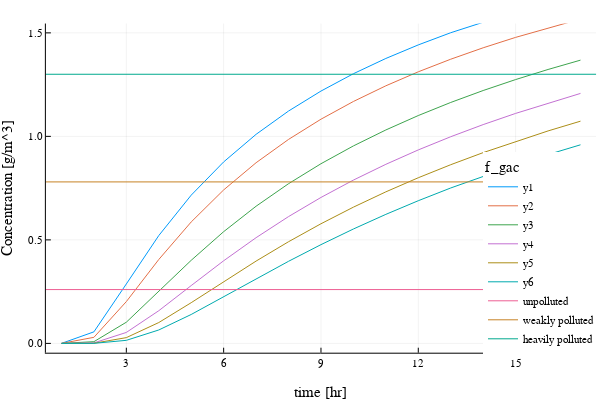

Here is the notebook cell this chart was saved with:
### Code cell
#GAC Concentration Curves
figure = plot(); 
for f_gac=[.05,.1,.2,.3,.4,.5]
		plot!(figure, [gac(2.8785,2,0.011412,t,0.4566,f_gac) for t ∈ 0:16], xlabel = "time [hr]",ylabel = "Concentration [g/m^3]", ylim = [0,1.5])
	end

plot!(figure, fg_legend = :transparent, legend = :bottomright,ylim= [0,1.5], legendtitle ="f_gac")
hline!([unpolluted], label = "unpolluted")
hline!([weaklypolluted], label = "weakly polluted")
hline!([heavilypolluted], label = "heavily polluted")

### Figure 1 — Plotly figure (JSON) as saved in the notebook; plotly's stock layout.template omitted (floating-point values rounded to 4 significant figures)
{"data": [{"colorbar": {"title": ""}, "legendgroup": "y1", "line": {"color": "rgba(0, 154, 250, 1.000)", "dash": "solid", "shape": "linear", "width": 1}, "mode": "lines", "name": "y1", "showlegend": true, "type": "scatter", "x": [1, 2, 3, 4, 5, 6, 7, 8, 9, 10, 11, 12, 13, 14, 15, 16, 17], "xaxis": "x", "y": [0, 0.05571, 0.2871, 0.5208, 0.7161, 0.8765, 1.01, 1.122, 1.219, 1.303, 1.376, 1.442, 1.501, 1.554, 1.602, 1.646, 1.687], "yaxis": "y", "zmax": null, "zmin": null}, {"colorbar": {"title": ""}, "legendgroup": "y2", "line": {"color": "rgba(227, 111, 71, 1.000)", "dash": "solid", "shape": "linear", "width": 1}, "mode": "lines", "name": "y2", "showlegend": true, "type": "scatter", "x": [1, 2, 3, 4, 5, 6, 7, 8, 9, 10, 11, 12, 13, 14, 15, 16, 17], "xaxis": "x", "y": [0, 0.02922, 0.202, 0.4052, 0.5867, 0.7413, 0.8727, 0.9853, 1.083, 1.169, 1.244, 1.312, 1.373, 1.428, 1.478, 1.524, 1.567], "yaxis": "y", "zmax": null, "zmin": null}, {"colorbar": {"title": ""}, "legendgroup": "y3", "line": {"color": "rgba(62, 164, 78, 1.000)", "dash": "solid", "shape": "linear", "width": 1}, "mode": "lines", "name": "y3", "showlegend": true, "type": "scatter", "x": [1, 2, 3, 4, 5, 6, 7, 8, 9, 10, 11, 12, 13, 14, 15, 16, 17], "xaxis": "x", "y": [0, 0.008273, 0.1024, 0.2505, 0.4014, 0.5396, 0.6626, 0.7714, 0.8679, 0.9539, 1.031, 1.101, 1.164, 1.221, 1.274, 1.323, 1.368], "yaxis": "y", "zmax": null, "zmin": null}, {"colorbar": {"title": ""}, "legendgroup": "y4", "line": {"color": "rgba(195, 113, 210, 1.000)", "dash": "solid", "shape": "linear", "width": 1}, "mode": "lines", "name": "y4", "showlegend": true, "type": "scatter", "x": [1, 2, 3, 4, 5, 6, 7, 8, 9, 10, 11, 12, 13, 14, 15, 16, 17], "xaxis": "x", "y": [0, 0.002401, 0.05299, 0.1578, 0.2793, 0.3991, 0.5107, 0.6125, 0.705, 0.7888, 0.865, 0.9346, 0.9983, 1.057, 1.111, 1.161, 1.208], "yaxis": "y", "zmax": null, "zmin": null}, {"colorbar": {"title": ""}, "legendgroup": "y5", "line": {"color": "rgba(172, 142, 24, 1.000)", "dash": "solid", "shape": "linear", "width": 1}, "mode": "lines", "name": "y5", "showlegend": true, "type": "scatter", "x": [1, 2, 3, 4, 5, 6, 7, 8, 9, 10, 11, 12, 13, 14, 15, 16, 17], "xaxis": "x", "y": [0, 0.0007086, 0.02782, 0.1006, 0.1967, 0.2984, 0.3976, 0.4911, 0.5779, 0.6581, 0.732, 0.8001, 0.8631, 0.9215, 0.9757, 1.026, 1.073], "yaxis": "y", "zmax": null, "zmin": null}, {"colorbar": {"title": ""}, "legendgroup": "y6", "line": {"color": "rgba(0, 170, 174, 1.000)", "dash": "solid", "shape": "linear", "width": 1}, "mode": "lines", "name": "y6", "showlegend": true, "type": "scatter", "x": [1, 2, 3, 4, 5, 6, 7, 8, 9, 10, 11, 12, 13, 14, 15, 16, 17], "xaxis": "x", "y": [0, 0.0002115, 0.01476, 0.06478, 0.1396, 0.2248, 0.3118, 0.3965, 0.477, 0.5526, 0.6233, 0.6892, 0.7507, 0.8081, 0.8618, 0.9121, 0.9593], "yaxis": "y", "zmax": null, "zmin": null}, {"colorbar": {"title": ""}, "legendgroup": "unpolluted", "line": {"color": "rgba(237, 94, 147, 1.000)", "dash": "solid", "shape": "linear", "width": 1}, "mode": "lines", "name": "unpolluted", "showlegend": true, "type": "scatter", "x": [-1695.0, 1713.0], "xaxis": "x", "y": [0.26, 0.26], "yaxis": "y", "zmax": null, "zmin": null}, {"colorbar": {"title": ""}, "legendgroup": "weakly polluted", "line": {"color": "rgba(198, 130, 37, 1.000)", "dash": "solid", "shape": "linear", "width": 1}, "mode": "lines", "name": "weakly polluted", "showlegend": true, "type": "scatter", "x": [-1695.0, 1713.0], "xaxis": "x", "y": [0.78, 0.78], "yaxis": "y", "zmax": null, "zmin": null}, {"colorbar": {"title": ""}, "legendgroup": "heavily polluted", "line": {"color": "rgba(0, 169, 141, 1.000)", "dash": "solid", "shape": "linear", "width": 1}, "mode": "lines", "name": "heavily polluted", "showlegend": true, "type": "scatter", "x": [-1695.0, 1713.0], "xaxis": "x", "y": [1.3, 1.3], "yaxis": "y", "zmax": null, "zmin": null}], "layout": {"annotations": [], "height": 400, "legend": {"bgcolor": "rgba(255, 255, 255, 1.000)", "bordercolor": "rgba(0, 0, 0, 0.000)", "borderwidth": 1, "font": {"color": "rgba(0, 0, 0, 1.000)", "family": "sans-serif", "size": 11}, "title": {"font": {"color": "rgba(0, 0, 0, 1.000)", "family": "sans-serif", "size": 15}, "text": "f_gac"}, "tracegroupgap": 0, "traceorder": "normal", "x": 1, "xanchor": "right", "y": 0.07, "yanchor": "bottom"}, "margin": {"b": 20, "l": 0, "r": 0, "t": 20}, "paper_bgcolor": "rgba(255, 255, 255, 1.000)", "plot_bgcolor": "rgba(255, 255, 255, 1.000)", "showlegend": true, "width": 600, "xaxis": {"anchor": "y", "domain": [0.07647, 0.9934], "gridcolor": "rgba(0, 0, 0, 0.100)", "gridwidth": 0.5, "linecolor": "rgba(0, 0, 0, 1.000)", "mirror": false, "range": [0.52, 17.48], "showgrid": true, "showline": true, "showticklabels": true, "tickangle": 0, "tickcolor": "rgb(0, 0, 0)", "tickfont": {"color": "rgba(0, 0, 0, 1.000)", "family": "sans-serif", "size": 11}, "tickmode": "array", "ticks": "inside", "ticktext": ["3", "6", "9", "12", "15"], "tickvals": [3, 6, 9, 12, 15], "title": "time [hr]", "titlefont": {"color": "rgba(0, 0, 0, 1.000)", "family": "sans-serif", "size": 15}, "type": "-", "visible": true, "zeroline": false, "zerolinecolor": "rgba(0, 0, 0, 1.000)"}, "yaxis": {"anchor": "x", "domain": [0.07581, 0.9902], "gridcolor": "rgba(0, 0, 0, 0.100)", "gridwidth": 0.5, "linecolor": "rgba(0, 0, 0, 1.000)", "mirror": false, "range": [-0.045, 1.545], "showgrid": true, "showline": true, "showticklabels": true, "tickangle": 0, "tickcolor": "rgb(0, 0, 0)", "tickfont": {"color": "rgba(0, 0, 0, 1.000)", "family": "sans-serif", "size": 11}, "tickmode": "array", "ticks": "inside", "ticktext": ["0.0", "0.5", "1.0", "1.5"], "tickvals": [0, 0.5, 1, 1.5], "title": "Concentration [g/m^3]", "titlefont": {"color": "rgba(0, 0, 0, 1.000)", "family": "sans-serif", "size": 15}, "type": "-", "visible": true, "zeroline": false, "zerolinecolor": "rgba(0, 0, 0, 1.000)"}}}
